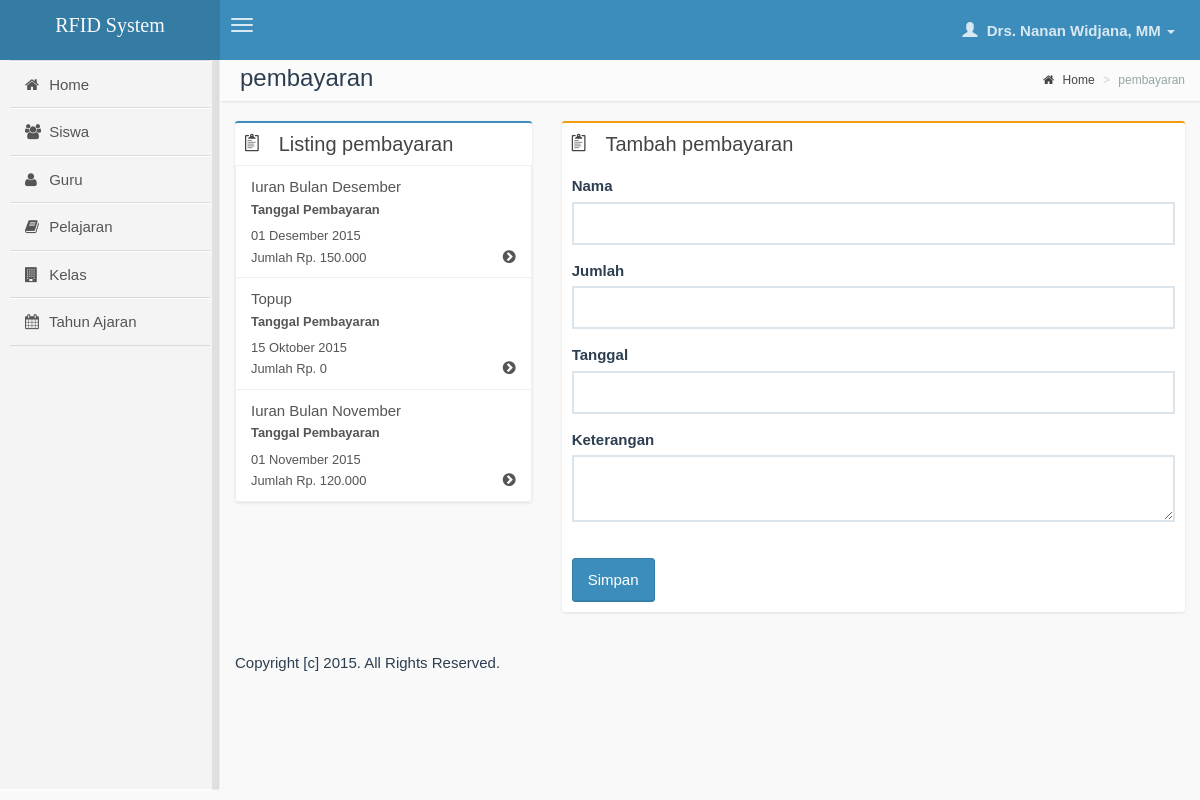
The app's page /administrator/pembayaran.php (signed in) with its own data.
### tables this page shows
CREATE TABLE IF NOT EXISTS `pembayaran` (
`id` int(11) NOT NULL,
  `nama` varchar(50) NOT NULL,
  `jumlah` int(11) NOT NULL,
  `tanggal` datetime NOT NULL,
  `id_guru` int(11) NOT NULL,
  `is_aktif` tinyint(1) NOT NULL,
  `keterangan` varchar(250) NOT NULL,
  `created_at` datetime NOT NULL,
  `updated_at` timestamp NOT NULL DEFAULT CURRENT_TIMESTAMP ON UPDATE CURRENT_TIMESTAMP
);

### administrator/pembayaran.php (the view, shortened to what this page needs)
<?php
    require_once('../lib/unleashed.lib.php');
    require_once('inc/header.php');
?>
<link href="../assets/css/bootstrap-datetimepicker.min.css" rel="stylesheet" type="text/css" />
                <section class="content-header">
                    <h1>
                        pembayaran
                    </h1>
                    <ol class="breadcrumb">
                        <li><a href="home.php"><i class="fa fa-home"></i> Home</a></li>
                        <li class="active">pembayaran</li>
                    </ol>
                </section>
                <section class="content">
                    <div class="row">
                        <section class="col-lg-4">
                            <div class="box box-primary">
                                <div class="box-header">
                                    <i class="ion ion-clipboard"></i>
                                    <h3 class="box-title">Listing pembayaran</h3>
                                </div>
                                <?php
                                    $q = "SELECT * FROM pembayaran ORDER BY created_at DESC";
                                    $r = mysql_query($q);
                                    while($d = mysql_fetch_object($r)):
                                ?>
                                    <a href="pembayaran_detail.php?id=<?php echo $d->id; ?>" class="list-group-item">
                                        <?php echo $d->nama; ?>
                                        <br>
                                        <small>
                                            <label>Tanggal Pembayaran</label>
                                            <br>
                                            <?php echo tanggal_format_indonesia($d->tanggal); ?>
                                            <br>
                                            Jumlah <?php echo format_rupiah($d->jumlah); ?>
                                        </small>
                                        <div class="pull-right"><i class="fa fa-chevron-circle-right"></i> </div>
                                    </a>
                                <?php endwhile; ?>
                            </div>
                        </section>
                        <section class="col-lg-8 connectedSortable">
                            <div class="box box-warning">
                                <div class="box-header">
                                    <i class="ion ion-clipboard"></i>
                                    <h3 class="box-title">Tambah pembayaran</h3>
                                </div>
                                <div class="box-body">
                                    <form action="" method="post">
                                        <div class="form-group">
                                            <label>Nama</label>
                                            <input type="text" class="form-control" name="nama" required="">
                                        </div>
                                        <div class="form-group">
                                            <label>Jumlah</label>
                                            <input type="text" class="form-control" name="jumlah" required="">
                                        </div>
                                        <div class="form-group">
                                            <label>Tanggal</label><br>
                                            <input type="text" class="form-control tanggal" name="tanggal" placeholder="" required="">
                                        </div>
                                        <div class="form-group">
                                            <label>Keterangan</label>
                                            <textarea class="form-control" name="keterangan" id="keterangan" ></textarea>
                                        </div>
                                        <br>
                                        <button class="btn btn-primary">Simpan</button>
                                    </form>
                                </div>
                            </div>
                        </section>
                    </div>
                </section>
<?php include('inc/footer.php'); ?>

### records on screen
pembayaran: nama "Iuran Bulan Desember", tanggal "01 Desember 2015", jumlah "Rp. 150.000"
pembayaran: nama "Topup", tanggal "15 Oktober 2015", jumlah "Rp. 0"
pembayaran: nama "Iuran Bulan November", tanggal "01 November 2015", jumlah "Rp. 120.000"

### other values on screen
$logged_name "Drs. Nanan Widjana, MM"
